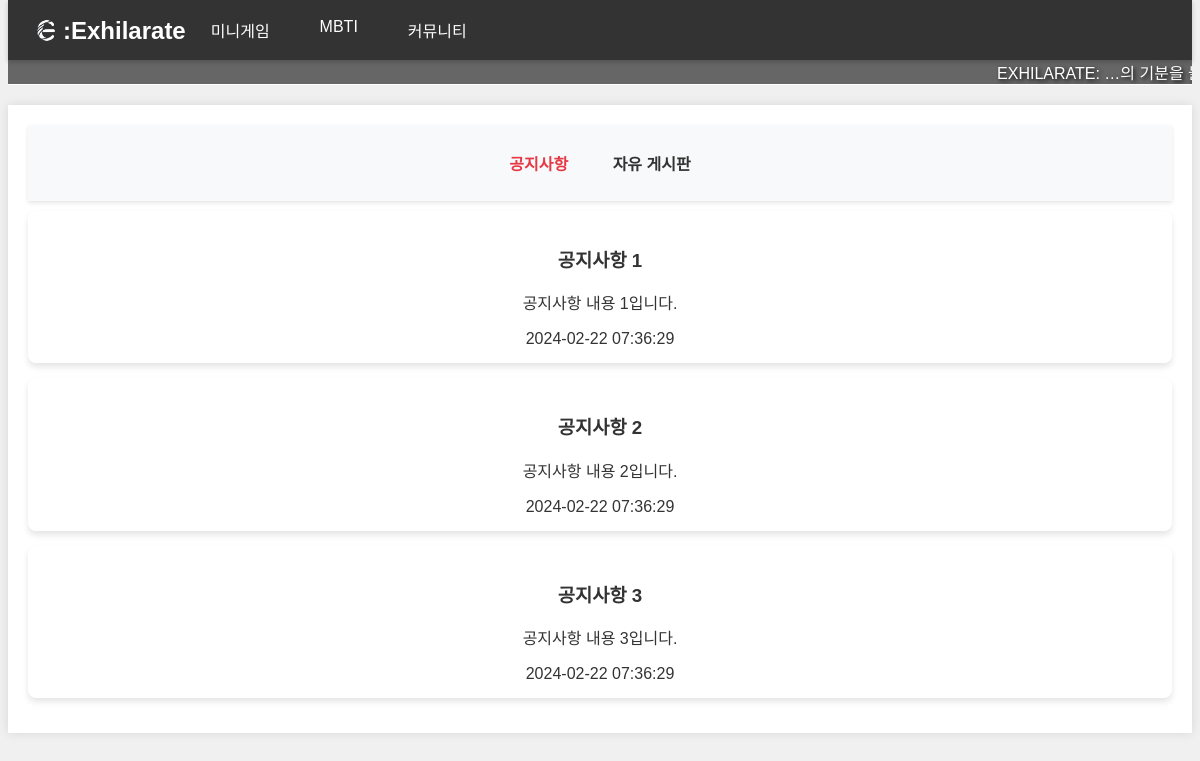
/community/notice, run on the app's committed database.
### tables this page shows
CREATE TABLE menu_info (
            id INTEGER PRIMARY KEY AUTOINCREMENT,
            menu TEXT NOT NULL,
            image TEXT NOT NULL,
            name TEXT NOT NULL,
            url TEXT NOT NULL,
            description TEXT NOT NULL,
            state INTEGER NOT NULL
        );

CREATE TABLE board (
    id INTEGER PRIMARY KEY AUTOINCREMENT,
    title TEXT NOT NULL,
    content TEXT NOT NULL,
    type TEXT NOT NULL,
    created_at DATETIME DEFAULT CURRENT_TIMESTAMP
);

### app.py (the view)
@app.route('/community/<url>', methods=['GET'])
def community(url):
    db = get_db()
    menu_info = db.execute("SELECT * FROM menu_info WHERE menu = 'community' AND state = 1 ORDER BY id ASC").fetchall()
    if not menu_info:
        return "메뉴 정보를 가져올 수 없습니다.", 500
    page_info = db.execute("SELECT * FROM menu_info WHERE url = ? AND menu = 'community' AND state = 1", (url,)).fetchone()
    if page_info is None:
        return "페이지를 찾을 수 없습니다.", 404
    items = db.execute("SELECT * FROM board WHERE type = ? ORDER BY created_at DESC", (url,)).fetchall()
    return render_template('community/community.html', items=items, page_info=page_info, menu_info=menu_info)

### app.py (called while the page is built)
def get_db():
    if 'db' not in g:
        g.db = sqlite3.connect(DATABASE_FILE)
        g.db.row_factory = sqlite3.Row
    return g.db

@app.context_processor
def inject_menus():
    db = get_db()
    all_menus = db.execute("SELECT id, name, url, menu, description FROM menu_info ORDER BY id ASC").fetchall()
    mbti_menus = db.execute("SELECT id, name, url, image, color, description FROM mbti_info ORDER BY id ASC").fetchall()
    games = [item for item in all_menus if item['menu'] == 'game']
    communities = [item for item in all_menus if item['menu'] == 'community']
    mbtis = mbti_menus
    path = request.path
    if path.startswith('/games'):
        message = '미니 게임은 하루 최대 5번 저장이 가능합니다. (24:00 초기화)'
    elif path.startswith('/mbti'):
        message = '여러가지 테마의 MBTI 테스트를 경험하세요!'
    else:
        message = 'EXHILARATE: …의 기분을 들뜨게 하다, 기분을 좋게 하다'
    return {'games': games, 'communities': communities, 'mbtis': mbtis, 'custom_message': message}

### templates/community/community.html (shortened to what this page needs)
{% extends 'base.html' %}
{% block content %}
<link rel="stylesheet" type="text/css" href="{{ url_for('static', filename='css/community/community.css') }}">
<div class="community-container">
    <div class="community-nav">
        <ul>
            {% for menu in menu_info %}
                <li>
                    <a href="/community/{{ menu.url }}" class="nav-link {% if page_info.url == menu.url %}active{% endif %}">
                        {{ menu.name }}
                    </a>
                </li>
            {% endfor %}
        </ul>
    </div>
    <div class="community-content">
        {% for item in items %}
            <div class="post">
                <h3>{{ item.title }}</h3>
                <p>{{ item.content | safe }}</p>
                <span>{{ item.created_at }}</span>
            </div>
        {% else %}
            <div class="no-posts">
                <p>게시물이 없습니다.</p>
            </div>
        {% endfor %}
    </div>
</div>
{% endblock %}

### static/css/base.css (style rules this page uses)
body { font-family: 'Noto Sans KR', sans-serif; background-color: #f0f0f0; color: #333; text-align: center; padding-bottom: 80px; margin-top: 60px; }

### static/css/community/community.css (style rules this page uses)
.community-container { max-width: 1200px; margin: 20px auto; padding: 20px; background: #fff; box-shadow: 0 0 10px rgba(0, 0, 0, 0.1); }
.community-nav { background-color: #f8f9fa; padding: 10px 0; margin-bottom: 10px; box-shadow: 0 2px 4px rgba(0, 0, 0, 0.1); }
.community-nav ul { list-style: none; padding: 0; text-align: center; }
.community-nav ul li { display: inline; margin-right: 20px; }
.community-nav ul li:last-child { margin-right: 0; }
.nav-link { text-decoration: none; color: #333; font-weight: 700; padding: 5px 10px; border-radius: 5px; transition: all 0.3s; }
.nav-link:hover, .nav-link.active { color: #E63946; }
.post { background: #ffffff; border-radius: 8px; margin-bottom: 15px; padding: 15px; box-shadow: 0 4px 6px rgba(0, 0, 0, 0.1); }
.community-content { min-height: 400px; }

### data on the page
menu_info: name "공지사항"
menu_info: name "자유 게시판"
board: title "공지사항 1", content "공지사항 내용 1입니다.", created_at "2024-02-22 07:36:29"
board: title "공지사항 2", content "공지사항 내용 2입니다.", created_at "2024-02-22 07:36:29"
board: title "공지사항 3", content "공지사항 내용 3입니다.", created_at "2024-02-22 07:36:29"
